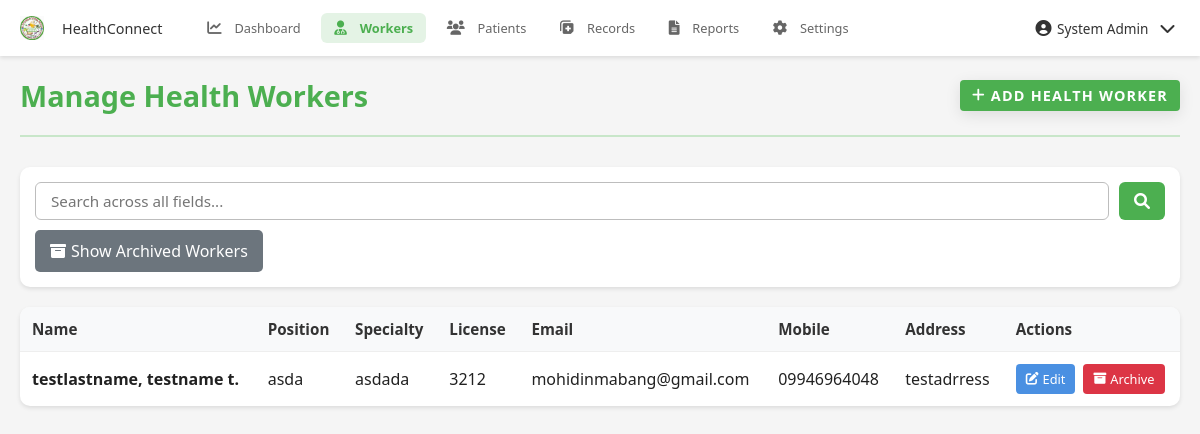
The app's page /pages/admin/health_workers.php (signed in) with its own data.
### tables this page shows
CREATE TABLE `health_workers` (
  `health_worker_id` int(11) NOT NULL,
  `user_id` int(11) DEFAULT NULL,
  `position` varchar(100) DEFAULT NULL,
  `license_number` varchar(50) DEFAULT NULL,
  `specialty` varchar(100) DEFAULT NULL,
  `created_at` timestamp NOT NULL DEFAULT current_timestamp(),
  `updated_at` timestamp NOT NULL DEFAULT current_timestamp() ON UPDATE current_timestamp()
);

CREATE TABLE `users` (
  `user_id` int(11) NOT NULL,
  `role_id` int(11) DEFAULT NULL,
  `username` varchar(50) NOT NULL,
  `email` varchar(100) NOT NULL,
  `password` varchar(255) NOT NULL,
  `mobile_number` varchar(20) DEFAULT NULL,
  `first_name` varchar(100) NOT NULL,
  `middle_name` varchar(100) DEFAULT NULL,
  `last_name` varchar(100) NOT NULL,
  `gender` enum('Male','Female','Other') DEFAULT NULL,
  `date_of_birth` date DEFAULT NULL,
  `address` text DEFAULT NULL,
  `profile_picture` varchar(255) DEFAULT NULL,
  `is_active` tinyint(1) DEFAULT 1,
  `last_login` datetime DEFAULT NULL,
  `otp` varchar(6) DEFAULT NULL,
  `otp_expiry` datetime DEFAULT NULL,
  `created_at` timestamp NOT NULL DEFAULT current_timestamp(),
  `updated_at` timestamp NOT NULL DEFAULT current_timestamp() ON UPDATE current_timestamp()
);

### pages/admin/health_workers.php (the view, shortened to what this page needs)
<?php
$database = new Database();
$conn = $database->getConnection();
$search = isset($_GET['search']) ? trim($_GET['search']) : '';
$show_archived = isset($_GET['show_archived']) ? $_GET['show_archived'] === '1' : false;
try {
    $params = [];
    $whereClause = "u.role_id = (SELECT role_id FROM user_roles WHERE role_name = 'health_worker')";
    if ($show_archived) {
        $whereClause .= " AND u.is_active = 0";
    } else {
        $whereClause .= " AND u.is_active = 1";
    }
    $query = "SELECT u.*, hw.*
              FROM users u
              JOIN health_workers hw ON u.user_id = hw.user_id
              WHERE $whereClause
              ORDER BY u.last_name, u.first_name";
    $stmt = $conn->prepare($query);
    $stmt->execute($params);
    $health_workers = $stmt->fetchAll(PDO::FETCH_ASSOC);
} catch (PDOException $e) {
    error_log("Error fetching health workers: " . $e->getMessage());
    $health_workers = [];
    $_SESSION['error'] = "Error fetching health workers. Please try again.";
}
?>
<!DOCTYPE html>
<html lang="en">
<head>
    <?php include __DIR__ . '/../../includes/header_links.php'; ?>
</head>
<body>
    <?php include __DIR__ . '/../../includes/navbar.php'; ?>
    <div class="container">
        <div class="page-header">
            <h1>Manage Health Workers</h1>
            <div class="header-actions">
                <button class="btn btn-action btn-add" onclick="showAddModal()">
                    <i class="fas fa-plus"></i> Add Health Worker
                </button>
            </div>
        </div>
        <div class="search-container">
            <form class="search-form" method="GET">
                <div class="search-input-container">
                    <input type="text" name="search" class="search-input" placeholder="Search across all fields..." value="<?php echo htmlspecialchars($search); ?>">
                    <button type="submit" class="search-button">
                        <i class="fas fa-search"></i>
                    </button>
                </div>
                <div style="display: flex; gap: 10px; align-items: center; flex-wrap: wrap;">
                    <a href="?show_archived=<?php echo $show_archived ? '0' : '1'; ?><?php echo !empty($search) ? '&search=' . urlencode($search) : ''; ?>"
                       class="search-reset" style="background: <?php echo $show_archived ? '#28a745' : '#6c757d'; ?>">
                        <i class="fas fa-<?php echo $show_archived ? 'users' : 'archive'; ?>"></i>
                        <?php echo $show_archived ? 'Show Active Workers' : 'Show Archived Workers'; ?>
                    </a>
                </div>
            </form>
        </div>
        <div class="desktop-table">
            <?php if (!empty($health_workers)): ?>
                <table class="data-table">
                    <thead>
                        <tr>
                            <th>Name</th>
                            <th>Position</th>
                            <th>Specialty</th>
                            <th>License</th>
                            <th>Email</th>
                            <th>Mobile</th>
                            <th>Address</th>
                            <th>Actions</th>
                        </tr>
                    </thead>
                    <tbody>
                        <?php foreach ($health_workers as $worker): ?>
                            <tr>
                                <td>
                                    <strong>
                                        <?php echo htmlspecialchars($worker['last_name'] . ', ' . $worker['first_name']); ?>
                                        <?php if ($worker['middle_name']): ?>
                                            <?php echo ' ' . htmlspecialchars($worker['middle_name'][0]) . '.'; ?>
                                        <?php endif; ?>
                                    </strong>
                                </td>
                                <td><?php echo htmlspecialchars($worker['position']); ?></td>
                                <td><?php echo htmlspecialchars($worker['specialty']); ?></td>
                                <td><?php echo htmlspecialchars($worker['license_number']); ?></td>
                                <td><?php echo htmlspecialchars($worker['email']); ?></td>
                                <td><?php echo htmlspecialchars($worker['mobile_number']); ?></td>
                                <td><?php echo htmlspecialchars($worker['address'] ? $worker['address'] : 'No address provided'); ?></td>
                                <td>
                                    <div class="table-actions">
                                        <?php if (!$show_archived): ?>
                                        <button class="btn-action btn-edit" onclick="showEditModal(<?php echo htmlspecialchars(json_encode($worker)); ?>)">
                                            <i class="fas fa-edit"></i> Edit
                                        </button>
                                        <button class="btn-action btn-delete" onclick="confirmArchive(<?php echo $worker['user_id']; ?>)">
                                            <i class="fas fa-archive"></i> Archive
                                        </button>
                                        <?php else: ?>
                                        <button class="btn-action btn-edit" style="background: #28a745;" onclick="confirmRestore(<?php echo $worker['user_id']; ?>)">
                                            <i class="fas fa-undo"></i> Restore
                                        </button>
                                        <?php endif; ?>
                                    </div>
                                </td>
                            </tr>
                        <?php endforeach; ?>
                    </tbody>
                </table>
            <?php endif; ?>
        </div>
    </div>
</body>
</html>

### assets/css/style.css (style rules this page uses)
:root { --primary-color: #4CAF50; --primary-dark: #388E3C; --primary-light: #C8E6C9; --accent-color: #FF5722; --text-primary: #212121; --text-secondary: #757575; --divider-color: #BDBDBD; --background-color: #F5F5F5; --white: #FFFFFF; --error: #F44336; --warning: #FFC107; --info: #2196F3; --success: #4CAF50; }
* { margin: 0; padding: 0; box-sizing: border-box; font-family: 'Poppins', 'Segoe UI', Arial, sans-serif; }
html, body { height: 100%; background-color: var(--background-color); color: var(--text-primary); font-size: 16px; overflow-x: hidden; }
a { color: var(--primary-dark); text-decoration: none; transition: color 0.3s ease; }
.container { width: 100%; max-width: 1200px; margin: 0 auto; padding: 0 20px; }
.btn { display: inline-block; padding: 14px 28px; background-color: var(--primary-color); color: var(--white); border-radius: 30px; font-weight: 600; text-transform: uppercase; letter-spacing: 1.2px; transition: all 0.3s ease; cursor: pointer; border: none; box-shadow: 0 4px 15px rgba(0,0,0,0.1); }
.data-table { width: 100%; border-collapse: collapse; }
.data-table th, .data-table td { padding: 12px 15px; text-align: left; border-bottom: 1px solid var(--divider-color); }
.data-table th { background-color: var(--primary-light); font-weight: 500; }
.page-header { display: flex; justify-content: space-between; align-items: center; margin-bottom: 30px; padding: 20px 0; border-bottom: 2px solid var(--primary-light); }
.page-header h1 { color: var(--primary-color); margin: 0; font-size: 1.8rem; }
.header-actions { display: flex; gap: 15px; align-items: center; }
.search-form { display: flex; gap: 10px; align-items: center; }
.search-form input { padding: 8px 15px; border: 1px solid var(--divider-color); border-radius: 6px; min-width: 250px; font-size: 0.95rem; }
.search-form button { background: var(--primary-color); color: white; border: none; padding: 8px 15px; border-radius: 6px; cursor: pointer; transition: background-color 0.3s ease; }
.data-table th { background: var(--primary-light); color: var(--primary-dark); font-weight: 600; text-align: left; padding: 15px; font-size: 0.95rem; }
.data-table td { padding: 15px; border-bottom: 1px solid var(--divider-color); color: var(--text-primary); }
.data-table tr:last-child td { border-bottom: none; }
.btn-action { padding: 6px 12px; border-radius: 4px; border: none; cursor: pointer; font-size: 0.9rem; display: inline-flex; align-items: center; gap: 5px; transition: all 0.3s ease; }
.btn-edit { background: var(--primary-color); color: white; }
.btn-delete { background: var(--error); color: white; }
body { padding-top: 60px; padding-bottom: 70px; }

### pages/admin/health_workers.php (style rules this page uses)
.desktop-table { display: none; background: white; border-radius: 10px; box-shadow: 0 2px 4px rgba(0,0,0,0.1); overflow: hidden; margin-bottom: 20px; }
.data-table { width: 100%; border-collapse: collapse; }
.data-table th, .data-table td { padding: 12px; text-align: left; border-bottom: 1px solid #eee; vertical-align: middle; }
.data-table th { background: #f8f9fa; font-weight: 600; color: #333; white-space: nowrap; }
.table-actions { display: flex; gap: 8px; }
.table-actions .btn-action { padding: 6px 10px; border-radius: 4px; border: none; cursor: pointer; font-size: 0.8rem; display: flex; align-items: center; gap: 4px; }
.table-actions .btn-edit { background: #4a90e2; color: white; }
.table-actions .btn-delete { background: #dc3545; color: white; }
.search-container { background: white; padding: 15px; border-radius: 10px; box-shadow: 0 2px 4px rgba(0,0,0,0.1); margin-bottom: 20px; }
.search-form { display: flex; flex-direction: column; gap: 10px; align-items: flex-start; }
.search-input-container { display: flex; width: 100%; gap: 10px; }
.search-input { flex-grow: 1; padding: 10px; border: 1px solid #ddd; border-radius: 5px; }
.search-button { background: #4a90e2; color: white; border: none; padding: 10px 20px; border-radius: 5px; cursor: pointer; font-size: 1rem; transition: background 0.2s; display: flex; align-items: center; justify-content: center; }
.search-reset { background: #6c757d; color: white; border: none; padding: 10px 15px; border-radius: 5px; cursor: pointer; display: flex; align-items: center; justify-content: center; gap: 5px; align-self: flex-start; }
@media (min-width: 769px) { .desktop-table { display: block; } }

### includes/navbar.php (style rules this page uses)
body { padding-top: 48px; padding-bottom: 56px; }
@media (min-width: 769px) { body { padding-bottom: 0; } }
@media (min-width: 769px) { body { padding-top: 56px; } }

### records on screen
health_workers: user.first_name "testlastname, testname", user.middle_name "t", position "asda", specialty "asdada", license_number "3212", user.email "mohidinmabang@gmail.com", user.mobile_number "09946964048", user.address "testadrress"
